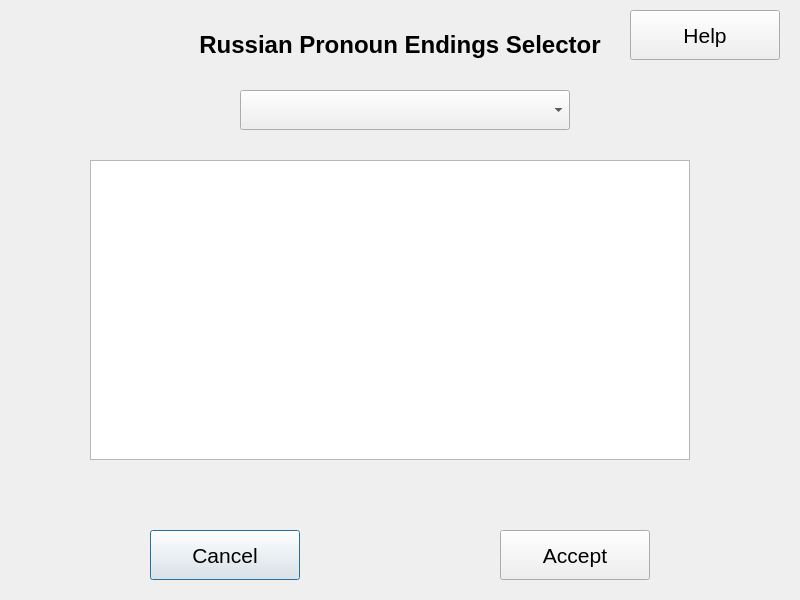
<?xml version="1.0" encoding="UTF-8"?>
<ui version="4.0">
 <class>PronAdjSel</class>
 <widget class="QDialog" name="PronAdjSel">
  <property name="geometry">
   <rect>
    <x>0</x>
    <y>0</y>
    <width>800</width>
    <height>600</height>
   </rect>
  </property>
  <property name="font">
   <font>
    <pointsize>16</pointsize>
   </font>
  </property>
  <property name="windowTitle">
   <string>Pronoun Endings Selector</string>
  </property>
  <property name="windowIcon">
   <iconset>
    <normaloff>../../../../usr/share/machinetrans/resources/logo.png</normaloff>../../../../usr/share/machinetrans/resources/logo.png</iconset>
  </property>
  <widget class="QLabel" name="titleLbl">
   <property name="geometry">
    <rect>
     <x>10</x>
     <y>30</y>
     <width>780</width>
     <height>30</height>
    </rect>
   </property>
   <property name="font">
    <font>
     <pointsize>18</pointsize>
     <weight>75</weight>
     <bold>true</bold>
    </font>
   </property>
   <property name="text">
    <string>Russian Pronoun Endings Selector</string>
   </property>
   <property name="alignment">
    <set>Qt::AlignCenter</set>
   </property>
  </widget>
  <widget class="QPushButton" name="cancelBttn">
   <property name="geometry">
    <rect>
     <x>150</x>
     <y>530</y>
     <width>150</width>
     <height>50</height>
    </rect>
   </property>
   <property name="text">
    <string>Cancel</string>
   </property>
  </widget>
  <widget class="QPushButton" name="acceptBttn">
   <property name="geometry">
    <rect>
     <x>500</x>
     <y>530</y>
     <width>150</width>
     <height>50</height>
    </rect>
   </property>
   <property name="text">
    <string>Accept</string>
   </property>
  </widget>
  <widget class="QPushButton" name="helpBttn">
   <property name="geometry">
    <rect>
     <x>630</x>
     <y>10</y>
     <width>150</width>
     <height>50</height>
    </rect>
   </property>
   <property name="text">
    <string>Help</string>
   </property>
  </widget>
  <widget class="QComboBox" name="declType">
   <property name="geometry">
    <rect>
     <x>240</x>
     <y>90</y>
     <width>330</width>
     <height>40</height>
    </rect>
   </property>
   <property name="font">
    <font>
     <weight>75</weight>
     <bold>true</bold>
    </font>
   </property>
  </widget>
  <widget class="QTextBrowser" name="declList">
   <property name="geometry">
    <rect>
     <x>90</x>
     <y>160</y>
     <width>600</width>
     <height>300</height>
    </rect>
   </property>
  </widget>
 </widget>
 <tabstops>
  <tabstop>helpBttn</tabstop>
  <tabstop>declType</tabstop>
  <tabstop>cancelBttn</tabstop>
  <tabstop>acceptBttn</tabstop>
 </tabstops>
 <resources/>
 <connections/>
</ui>
